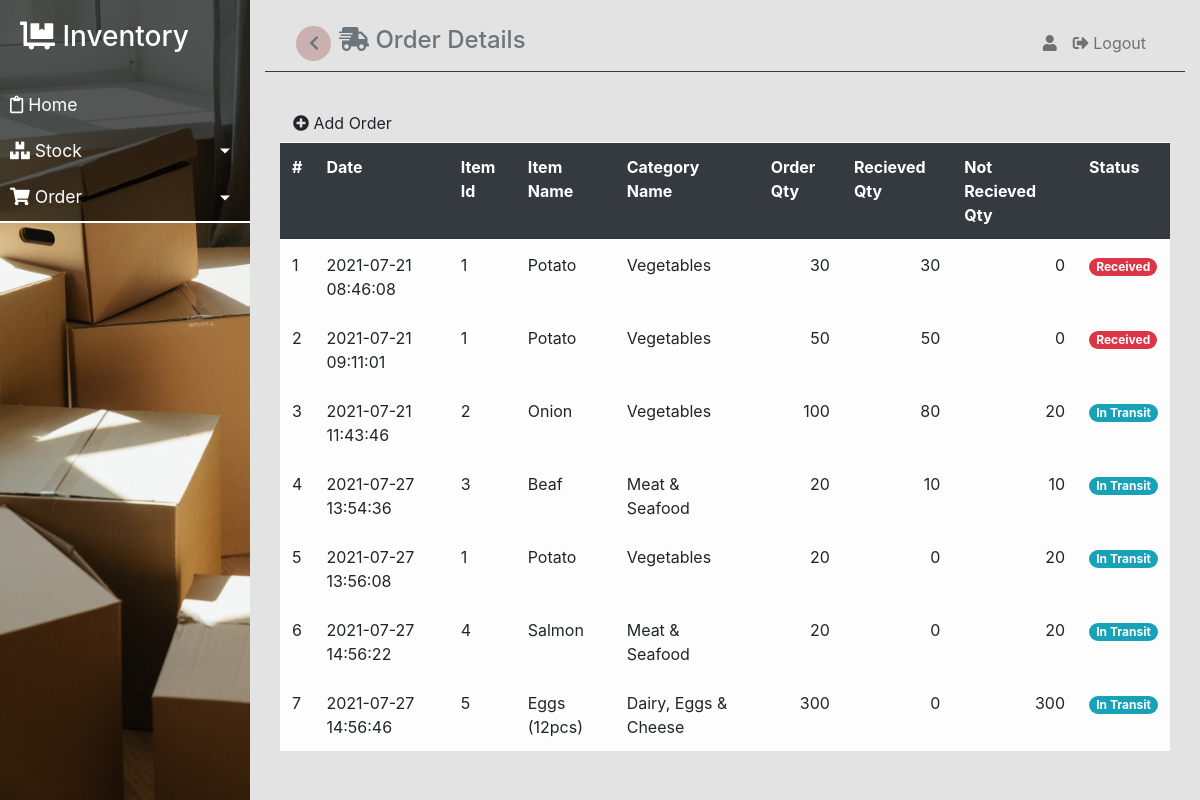
The page /order-details.php on the database its author committed.
### tables this page shows
CREATE TABLE `orders` (
  `order_id` int(11) NOT NULL,
  `item_id` int(11) NOT NULL,
  `order_qty` int(11) NOT NULL,
  `in_qty` int(11) NOT NULL,
  `not_received_qty` int(11) NOT NULL,
  `status` varchar(255) NOT NULL DEFAULT 'In Transit',
  `order_date` datetime NOT NULL DEFAULT current_timestamp()
);

CREATE TABLE `items` (
  `item_id` int(11) NOT NULL,
  `category_id` int(11) NOT NULL,
  `item_name` varchar(255) NOT NULL,
  `product_number` varchar(255) NOT NULL,
  `purchase_price` int(11) NOT NULL,
  `sales_price` int(11) NOT NULL,
  `min_qty` int(11) NOT NULL,
  `max_qty` int(11) NOT NULL
);

CREATE TABLE `categories` (
  `category_id` int(11) NOT NULL,
  `category_name` varchar(255) NOT NULL,
  `memo` varchar(255) NOT NULL
);

### classes/Config.php (called while the page is built, shortened)
<?php
class Config
{
    private $servername ='us-cdbr-east-04.cleardb.com';
    private $username = 'bbca1315152850';
    private $password = 'aa48e207';
    private $db_name = 'heroku_7bcd1e58d86e369';
    public function __construct()
    {
        $this->conn = new mysqli($this->servername,$this->username,$this->password,$this->db_name);
        return $this->conn;
    }
}
?>

### datafile.php (called while the page is built, shortened)
<?php
  include 'classes/System_app.php';
  $system_app = new System_app;
?>

### order-details.php (the view, shortened to what this page needs)
<?php
	include 'datafile.php';
	$orderList = $system_app->getOrder();
?>
<!doctype html>
<html lang="en">
  <head>
    <link rel="stylesheet" href="https://stackpath.bootstrapcdn.com/bootstrap/4.3.1/css/bootstrap.min.css">
    <link rel="stylesheet" href="https://cdnjs.cloudflare.com/ajax/libs/font-awesome/5.15.3/css/all.min.css" />
		<link rel="stylesheet" href="css/nav.css">
  </head>
  <body>
		<div class="wrapper">
			<div>
			</div>
			<div class="" id="content">
				<nav class="navbar navbar-expand-lg navbar-transparent nabvar-absolute fixed-top navbar-light border-bottom border-dark border-2">
          <div class="container-fluid">
            <div class="nabvar-wrapper">
              <div class="navbar-minimize d-flex align-item-center">
                <button type="button" id="sidebarCollapse" class="navbar-btn btn-fab btn-round mr-2">
                  <i class="fas fa-chevron-right text-muted"></i>
                </button>
                <span class="align-center">
                  <a href="order-details.php" class="text-decoration-none text-muted h4 text-center"><i class="fas fa-shipping-fast"></i> Order Details</a>
                </span>
              </div>
            </div>
            <div class="collapse navbar-collapse" id="menu">
              <ul class="navbar-nav ml-auto">
                  <li class="nav-item">
										<a href="profile.php?id=<?php echo $_SESSION['login_id'];?>" class="nav-link"><i class="fas fa-user"></i> <?php echo $_SESSION['firstname']." ".$_SESSION['lastname'];?></a>
                  </li>
                  <li class="nav-item">
                    <a href="logout.php" class="nav-link"><i class="fas fa-sign-out-alt"></i> Logout</a>
                  </li>
                </ul>
            </div>
          </div>
        </nav>
				<div class="container">
					<div class="row mt-3">
						<div class="col">
							<a href="orders.php" class="btn btn-muted float-end" ><i class="fas fa-plus-circle"></i> Add Order</a>
						</div>
					</div>
					<table class="table table-hover table-light">
						<thead class="table-dark">
							<tr>
								<th class="align-top">#</th>
								<th class="align-top">Date</th>
								<th class="align-top">Item Id</th>
								<th class="align-top">Item Name</th>
								<th class="align-top">Category Name</th>
								<th class="align-top">Order Qty</th>
								<th class="align-top">Recieved Qty</th>
								<th class="align-top">Not Recieved Qty</th>
								<th class="align-top">Status</th>
							</tr>
						</thead>
						<tbody>
							<?php foreach((array)$orderList as $row)
							{
								if($row["item_id"]==""){?>
								<tr>
								<td class="text-center bg-light"colspan=9>No data.</td>
								</tr>
								<?php }else{?>
								<tr>
									<td><?php echo $row['order_id']; ?></td>
									<td><?php echo $row['order_date']; ?></td>
									<td><?php echo $row['item_id']; ?></td>
									<td><?php echo $row['item_name']; ?></td>
									<td><?php echo $row['category_name']; ?></td>
									<td class="text-right"><?php echo number_format($row['order_qty'],0); ?></td>
									<td class="text-right"><?php echo number_format($row['in_qty'],0); ?></td>
									<td class="text-right"><?php echo number_format($row['not_received_qty'],0); ?></td>
									<?php
										if($row['status'] == 'In Transit'){ ?>
											<td><span class="badge badge-pill badge-info"><?php echo ($row['status']); ?></span></td>
										<?php }else{ ?>
												<td><span class="badge badge-pill badge-danger"><?php echo ($row['status']); ?></span></td>
										<?php
										}
									?>
								</tr>
							<?php }}?>
						</tbody>
					</table>
				</div>
			</div>
		</div>
  </body>
</html>

### css/nav.css (style rules this page uses)
#sidebarCollapse { width: 35px; height: 35px; background: rgb(188 143 143 / 60%); border: none; border-radius: 50%; }
#sidebarCollapse i { transform: rotate(180deg); border-radius: 50%; }
.wrapper { display: flex; align-items: stretch; perspective: 1500px; }
#content { width: 100%; padding: 15px; min-height: 100vh; transition: all 0.3s; background: rgb(192 192 192 / 45%); }
.navbar { display: flex; flex-wrap: wrap; align-items: center; justify-content: space-between; padding: navbar-padding-y navbar-padding-x; position: -webkit-sticky; position: sticky; top: 5px; z-index: 99; }

### rows shown on the page
orders: order_id "1", order_date "2021-07-21 08:46:08", item.item_id "1", item.item_name "Potato", categories.category_name "Vegetables", order_qty "30", in_qty "30", not_received_qty "0", status "Received"
orders: order_id "2", order_date "2021-07-21 09:11:01", item.item_id "1", item.item_name "Potato", categories.category_name "Vegetables", order_qty "50", in_qty "50", not_received_qty "0", status "Received"
orders: order_id "3", order_date "2021-07-21 11:43:46", item.item_id "2", item.item_name "Onion", categories.category_name "Vegetables", order_qty "100", in_qty "80", not_received_qty "20", status "In Transit"
orders: order_id "4", order_date "2021-07-27 13:54:36", item.item_id "3", item.item_name "Beaf", categories.category_name "Meat & Seafood", order_qty "20", in_qty "10", not_received_qty "10", status "In Transit"
orders: order_id "5", order_date "2021-07-27 13:56:08", item.item_id "1", item.item_name "Potato", categories.category_name "Vegetables", order_qty "20", in_qty "0", not_received_qty "20", status "In Transit"
orders: order_id "6", order_date "2021-07-27 14:56:22", item.item_id "4", item.item_name "Salmon", categories.category_name "Meat & Seafood", order_qty "20", in_qty "0", not_received_qty "20", status "In Transit"
orders: order_id "7", order_date "2021-07-27 14:56:46", item.item_id "5", item.item_name "Eggs (12pcs)", categories.category_name "Dairy, Eggs & Cheese", order_qty "300", in_qty "0", not_received_qty "300", status "In Transit"
